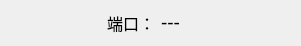
  <widget class="QWidget" name="horizontalLayoutWidget_20">
   <property name="geometry">
    <rect>
     <x>630</x>
     <y>290</y>
     <width>301</width>
     <height>31</height>
    </rect>
   </property>
   <layout class="QHBoxLayout" name="horizontalLayout_20">
    <item>
     <spacer name="horizontalSpacer_44">
      <property name="orientation">
       <enum>Qt::Horizontal</enum>
      </property>
      <property name="sizeHint" stdset="0">
       <size>
        <width>40</width>
        <height>20</height>
       </size>
      </property>
     </spacer>
    </item>
    <item>
     <widget class="QLabel" name="label_38">
      <property name="font">
       <font>
        <family>Arial</family>
        <pointsize>12</pointsize>
        <weight>75</weight>
        <bold>true</bold>
       </font>
      </property>
      <property name="text">
       <string>&lt;html&gt;&lt;head/&gt;&lt;body&gt;&lt;p&gt;&lt;span style=&quot; font-weight:400;&quot;&gt;端口：&lt;/span&gt;&lt;/p&gt;&lt;/body&gt;&lt;/html&gt;</string>
      </property>
     </widget>
    </item>
    <item>
     <widget class="QLabel" name="server_port_lab">
      <property name="font">
       <font>
        <pointsize>17</pointsize>
       </font>
      </property>
      <property name="text">
       <string>&lt;html&gt;&lt;head/&gt;&lt;body&gt;&lt;p&gt;&lt;span style=&quot; font-size:14pt;&quot;&gt;---&lt;/span&gt;&lt;/p&gt;&lt;/body&gt;&lt;/html&gt;</string>
      </property>
     </widget>
    </item>
    <item>
     <widget class="QLabel" name="label_39">
      <property name="font">
       <font>
        <family>Arial</family>
        <pointsize>12</pointsize>
       </font>
      </property>
      <property name="styleSheet">
       <string notr="true">
color: rgb(255, 0, 0);</string>
      </property>
      <property name="text">
       <string/>
      </property>
     </widget>
    </item>
    <item>
     <spacer name="horizontalSpacer_45">
      <property name="orientation">
       <enum>Qt::Horizontal</enum>
      </property>
      <property name="sizeHint" stdset="0">
       <size>
        <width>40</width>
        <height>20</height>
       </size>
      </property>
     </spacer>
    </item>
   </layout>
  </widget>
